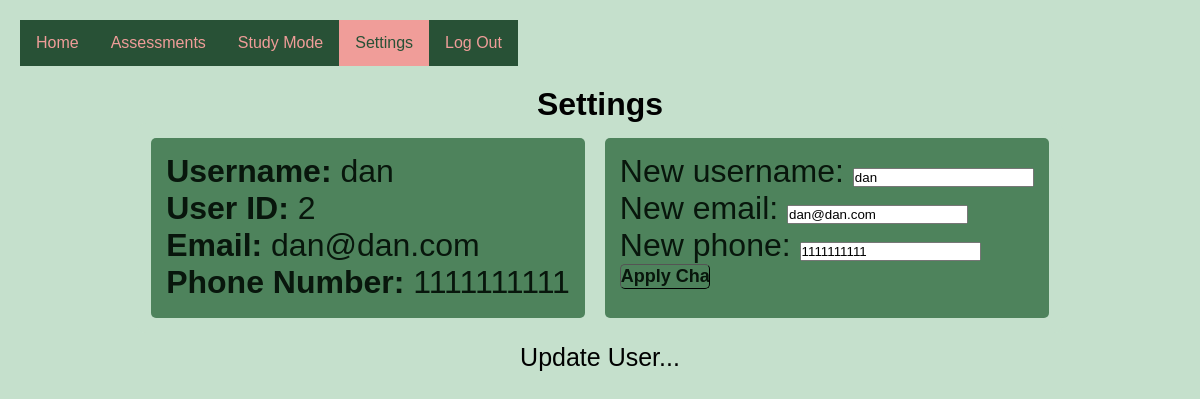
The app's page /Homepage/Settings (signed in), older data.
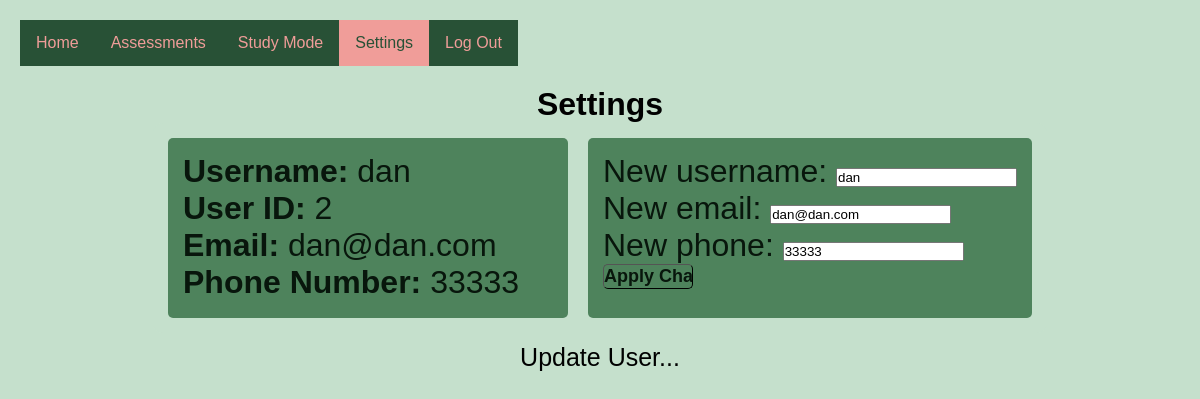
The same page, newer data.
### app.py (models this page shows, shortened)
class  UserCredentials(db.Model):
    user_ID = db.Column(db.Integer, primary_key=True)
    user_Name = db.Column(db.String(50),nullable=False)
    user_Email = db.Column(db.String(60), nullable=False, unique=True)
    user_Phone = db.Column(db.Integer, unique=True)
    pass_salt = db.Column(db.Integer, nullable=False, unique=True)
    pass_hash = db.Column(db.String, nullable=False)
    date_added = db.Column(db.DateTime, default=datetime.utcnow)
    assignments = db.relationship('Assignments', backref='userCred', lazy=True)

### app.py (the view)
@app.route('/Homepage/Settings', methods=['POST', 'GET'])
def settings():
    new_username = None
    new_email = None
    new_phone = None
    new_password = None
    user_ID = None
    id = None
    if session.get('username'):
        user = UserCredentials.query.filter_by(user_Name=session['username']).first()
        id = user.user_ID
        name_to_update = UserCredentials.query.get_or_404(id)
        form = SettingForm()
        if form.validate_on_submit():
            if not form.new_username.data:
                flash("Error: New username cannot be empty")
            elif form.new_username.data != user.user_Name and UserCredentials.query.filter_by(user_Name=form.new_username.data).first():
                flash("Error: New username is already taken.")
            elif not form.new_email.data:
                flash("Error: New email cannot be empty")
            elif form.new_email.data != user.user_Email and UserCredentials.query.filter_by(user_Email=form.new_email.data).first():
                flash("Error: New email is already taken.")
            elif form.new_phone.data and (not form.new_phone.data.isdigit()):
                flash("Error: New phone number cannot be empty and must contain non-numeric characters.")
            elif form.new_phone.data != user.user_Phone and UserCredentials.query.filter_by(user_Phone=form.new_phone.data).first():
                flash("Error: New phone number is already taken.")
            else:
                name_to_update.user_Name = form.new_username.data
                name_to_update.user_Email = form.new_email.data
                name_to_update.user_Phone = form.new_phone.data
            try:
                db.session.commit()
                flash("User Updated Successfully!")
                name_to_update = UserCredentials.query.get_or_404(id)
                print(f"Session username: {session.get('username')}")
                print(f"User ID: {id}")
                return render_template("settings.html",
                        form=form,
                        name_to_update = name_to_update, id=id)
            except:
                flash("Error!")
                return render_template("settings.html",
                        form=form,
                        name_to_update = name_to_update, id=id)
        else:
            flash("Update User...")
            name_to_update = UserCredentials.query.get_or_404(id)
            print('form.errors: ', form.errors)
            return render_template("settings.html",
                            form=form,
                            name_to_update = name_to_update,
                            id = id)
    else:
        return redirect(url_for('log_in'))

### app.py
class SettingForm(FlaskForm):
    new_phone = TelField("New phone: ")
    new_username = StringField("New username:", validators=[data_required()])
    new_email = EmailField("New email: ", validators=[data_required()])
    submit = SubmitField("Apply Changes")

### templates/settings.html (shortened to what this page needs)
{% extends 'base_homepage.html' %}
{% block head %}
  <link rel="stylesheet" href="{{ url_for('static', filename='css/create_assessment.css') }}">
{% endblock %}
{% block body %}
<div class="navbar-body">
  <div class="left">
      <div class="navbar">
          <ul>
              <li><a href="{{ url_for('homepage') }}">Home</a></li>
              <li><a href="{{ url_for('assignment_dash') }}">Assessments</a></li>
              <li><a href="{{ url_for('study_mode') }}">Study Mode</a></li>
              <li><a class="active" href="{{ url_for('settings') }}">Settings</a></li>
              <li><a href="{{ url_for('log_out') }}">Log Out</a></li>
          </ul>
      </div>
  </div>
</div>
<div class="container-body">
  <h1>Settings</h1>
  <div class="container">
    <div class="box2-container">
      <div class="box2">
        <div class="header">
          <span class="label">Username: </span>
          <span class="value">{{ name_to_update.user_Name }}</span>
        </div>
        <div class="header">
          <span class="label">User ID: </span>
          <span class="value">{{ name_to_update.user_ID }}</span>
        </div>
        <div class="header">
          <span class="label">Email: </span>
          <span class="value">{{ name_to_update.user_Email }}</span>
        </div>
        <div class="header">
          <span class="label">Phone Number: </span>
          <span class="value">{{ name_to_update.user_Phone }}</span>
        </div>
      </div>
      <div class="box2">
        <form action="/Homepage/Settings" method="POST">
          <div class="form">
            <span class="value">{{ form.new_username.label(class="form-label") }}</span>
            <span class="value">{{ form.new_username(class="form-control", value=name_to_update.user_Name) }}</br></span>
          </div>
          <div class="form">
            <span class="value">{{ form.new_email.label(class="form-label") }}</span>
            <span class="value">{{ form.new_email(class="form-control", value=name_to_update.user_Email)}}</br></span>
          </div>
          <div class="form">
            <span class="value">{{ form.new_phone.label(class="form-label") }}</span>
            <span class="value">{{ form.new_phone(class="form-control", value=name_to_update.user_Phone)}}</br></span>
          </div>
          {{ form.submit(id="submitButton") }}
        </form>
      </div>
    </div>
  </div>
  </div>
{% for message in get_flashed_messages() %}
<div class="alert" role="alert" style="color: black; font-size: 25px;">{{ message }}</div>
{% endfor %}
{% endblock %}

### templates/base_homepage.html (shortened to what this page needs)
<!DOCTYPE html>
<html lang="en">
<head>
    <link rel="stylesheet" href="{{ url_for('static', filename='css/style.css') }}">
    {% block head %}{% endblock %}
</head>
<body {% block body_attrs %}{% endblock %}>
    {% block body %}{% endblock %}
</body>
</html>

### static/css/style.css (style rules this page uses)
.navbar-body { width: 100%; position: sticky; display: flex; }
.navbar { margin: auto; left: 0px; top: 0; position: sticky; }
ul { list-style-type: none; margin: 0; padding: 0; overflow: hidden; width: max-content; }
li { float: left; }
li a { display: block; text-align: center; background-color: #285136; color: #f09d99; padding: 14px 16px; text-decoration: none; }
.active { color: #285136; background-color: #f09d99; }
:root { --primary-clr: #235c32; }
* { margin: 0; padding: 0; box-sizing: border-box; font-family: 'Figtree', sans-serif; }
body { min-height: 100vh; align-items: center; justify-content: center; background-color: #e9f7ec; }
.container-body { align-items: center; justify-content: center; display: flex; position: fixed; padding: 0px; width: 100%; height: auto; }
.container { width: 1310px; max-width: 1400px; height: auto; max-height: 630px; padding: 5px; color: #e9f7ec; display: flex; border-radius: 10px; background-color: #235c32; }
.left { width: 60%; padding: 20px; }
.alert { position: relative; text-align: center; color: black; font-size: 25px; margin: 10px; }

### static/css/create_assessment.css (style rules this page uses)
body { background-color: #c5e0cc; }
h1 { text-align: center; }
#submitButton { width: 90px; height: 25px; border-radius: 5px; font-size: 18px; font-weight: 600; color: #08160c; border-width: 1px; text-align: center; background-color: #4e835c; }
.header { font-size: 2rem; font-weight: 500; color: #08160c; }
.label { font-weight: bold; }
.value { font-weight: lighter; }
.form { font-size: 2rem; font-weight: 500; color: #08160c; }
.box2-container { display: flex; flex-direction: row; width: 100%; }
.box2 { width: auto; min-width: 400px; height: auto; min-height: 180px; text-align: left; background-color: #4e835c; border-radius: 5px; display: flex; flex-direction: column; flex-wrap: wrap; padding: 15px; margin: 10px; }
.container-body { display: flex; flex-direction: column; flex-wrap: wrap; position: relative; justify-content: space-between; width: 100%; height: auto; background-color: #c5e0cc; }
.container { width: auto; min-width: 50%; height: auto; max-height: 630px; display: flex; flex-direction: column; flex-wrap: wrap; background-color: #c5e0cc; }
.left { width: 50%; padding: 20px; }
.alert { position: relative; text-align: center; color: black; font-size: 25px; }

Row changes from the older to the newer data that the page shows:
changed UserCredentials "dan": user_Phone "1111111111" → "33333"
Text that changed along with them:
form field new_phone: "1111111111" → "33333"
